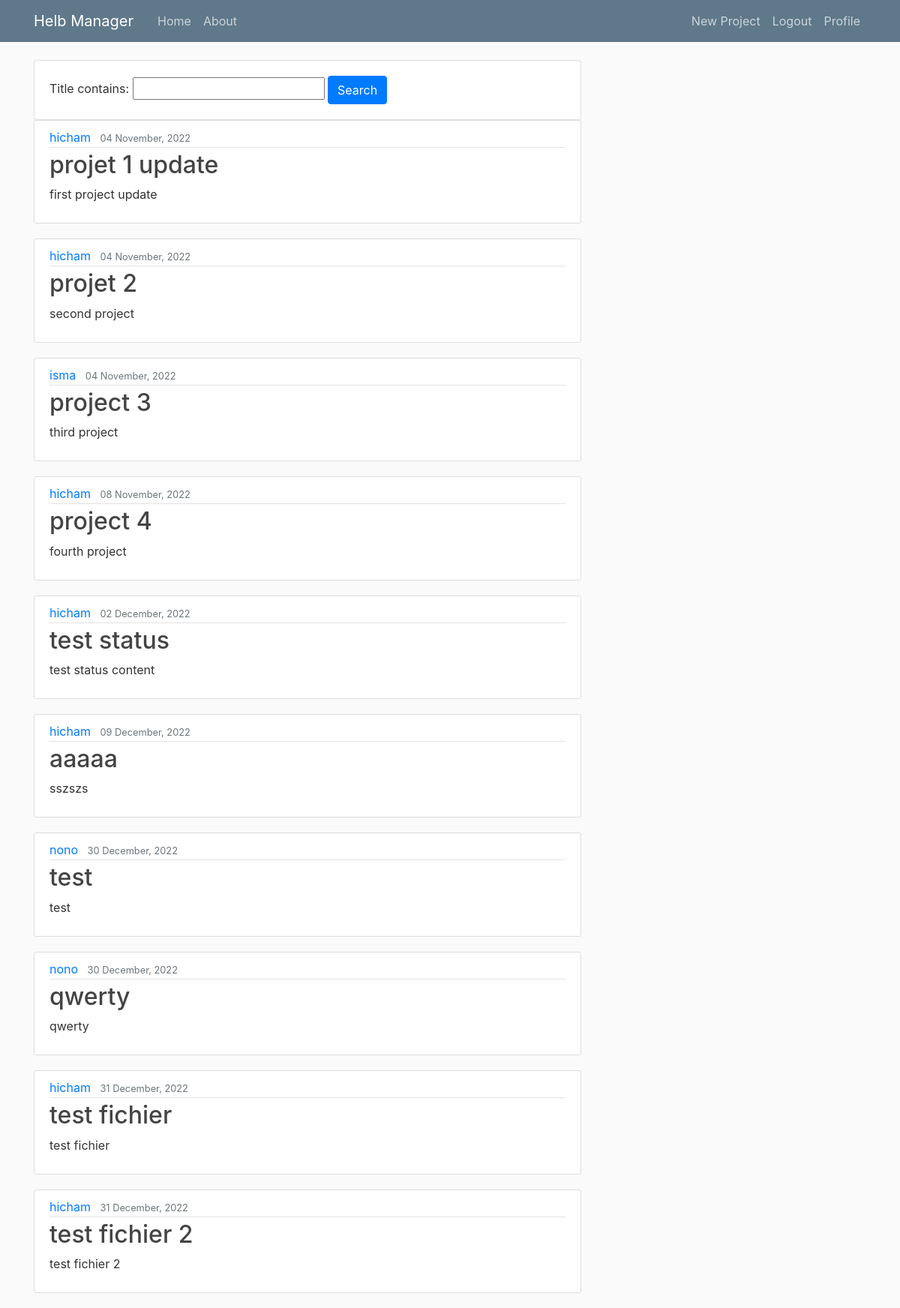
Screenshot of / (signed in) with the database file from the repository.
### manager_app/models.py (models this page shows, shortened)
class Project(models.Model): #creation de la table projet dans la bd
    title = models.CharField(max_length=100) #titre de taille limité
    content = models.TextField()
    status = models.CharField(max_length=100)
    collaborators = models.CharField(max_length=100)
    date_posted = models.DateTimeField(default=timezone.now)
    author = models.ForeignKey(User, on_delete=models.CASCADE ) #user par defaut, une entree dans la table users

### manager_app/views.py (the view)
# urls.py: 2. Add a URL to urlpatterns:  path('', views.home, name='home')
def home(request):
    projects = Project.objects.all()
    filters = Filter(request.GET, queryset=projects)
    projects = filters.qs
    context = {
        'projects': projects,
        'filters': filters,
        'title': 'Home Page'
    }
    return render(request, 'manager_app/home.html', context)

### manager_app/templates/manager_app/home.html
{% extends "manager_app/base.html" %}
{% block content %}
<div class="row">
    <div class="col">
        <div class="card card-body">
            <form method="get">
                {{filters.form}}
                <button class="btn btn-primary" type="submit">Search</button>
            </form>
        </div>
    </div>
</div>
{% for project in filters.qs %}
    {% if user.username in project.collaborators or user == project.author %}
    <article class="media content-section">
      <div class="media-body">
        <div class="article-metadata">
          <a class="mr-2" href="#">{{ project.author }}</a>
          <small class="text-muted">{{ project.date_posted|date:"d F, Y" }}</small>
        </div>
        <h2><a class="article-title" href="{% url 'project-detail' project.id %}">{{ project.title }}</a></h2>
        <p class="article-content">{{ project.content }}</p>
      </div>
    </article>
    {% endif %}
{% endfor %}
{% endblock content %}

### manager_app/static/manager_app/main.css (style rules this page uses)
body { background: #fafafa; color: #333333; margin-top: 5rem; }
h1, h2, h3, h4, h5, h6 { color: #444444; }
.content-section { background: #ffffff; padding: 10px 20px; border: 1px solid #dddddd; border-radius: 3px; margin-bottom: 20px; }
.article-title { color: #444444; }
.article-content { white-space: pre-line; }
.article-metadata { padding-bottom: 1px; margin-bottom: 4px; border-bottom: 1px solid #e3e3e3 }

### rows the page displays
Project: author "hicham", date_posted "04 November, 2022", title "projet 1 update", content "first project update"
Project: author "hicham", date_posted "04 November, 2022", title "projet 2", content "second project"
Project: author "isma", date_posted "04 November, 2022", title "project 3", content "third project"
Project: author "hicham", date_posted "08 November, 2022", title "project 4", content "fourth project"
Project: author "hicham", date_posted "02 December, 2022", title "test status", content "test status content"
Project: author "hicham", date_posted "09 December, 2022", title "aaaaa", content "sszszs"
Project: author "nono", date_posted "30 December, 2022", title "test", content "test"
Project: author "nono", date_posted "30 December, 2022", title "qwerty", content "qwerty"
Project: author "hicham", date_posted "31 December, 2022", title "test fichier", content "test fichier"
Project: author "hicham", date_posted "31 December, 2022", title "test fichier 2", content "test fichier 2"
